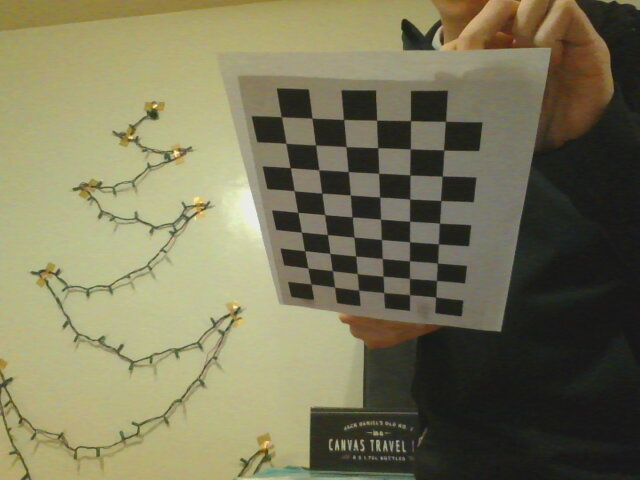
#> input picture Dinamica.de.Robots/Practicas/Practica1/PsocRos/ros-spine-control/src/opencv_work/scripts/backups/2019-01-21/2019-01-21-210247.jpg, 640 x 480 px
$ python opencv_test.py --image 2019-01-21-210247.jpg   (older library calls are emulated)
#> lines starting #> are read from the running program, lines starting #| are printed output that depends on the picture; after the words box and inside, x2 and y2 are one past the last pixel; in counts of white or black regions, pixels touching at a corner belong together

# import the necessary packages
from imutils.video import VideoStream
from imutils.video import FPS
import argparse
import imutils
import cv2

# construct the argument parser and parse the arguments
ap = argparse.ArgumentParser()
ap.add_argument("-i", "--image", required=True,
                help="path to input image")
args = vars(ap.parse_args())

# load the input image (whose path was supplied via command line
# argument) and display the image to our screen
image = cv2.imread(args["image"])
#> image is the input picture: shape (480, 640, 3); mean B, G, R 89.3, 118.4, 122.1
cv2.imshow("Image", image)
cv2.waitKey(0)

# convert the image to grayscale
gray = cv2.cvtColor(image, cv2.COLOR_BGR2GRAY)
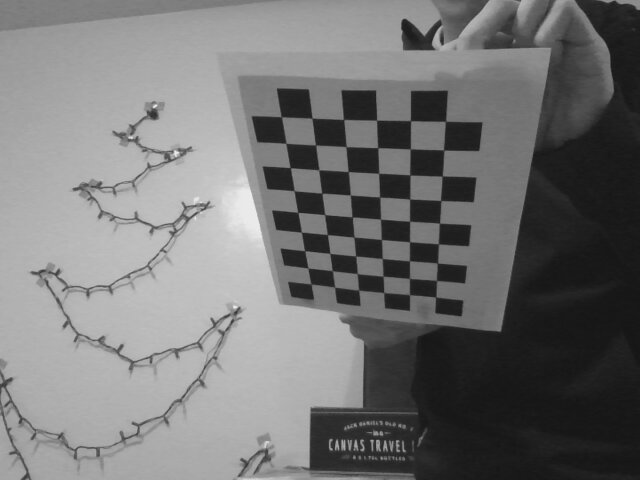
#> gray: shape (480, 640); min 21, max 242, mean 116.2
cv2.imshow("Gray", gray)
cv2.waitKey(0)

# applying edge detection we can find the outlines of objects in
# images
edged = cv2.Canny(gray, 30, 150)
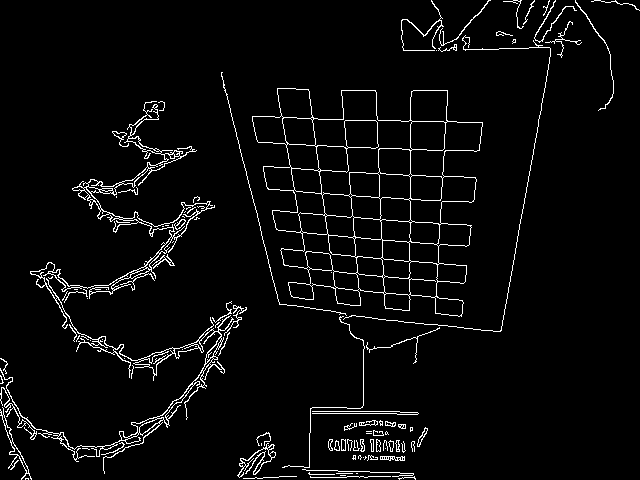
#> edged: shape (480, 640); 4.1% white in thin lines or dots
cv2.imshow("Edged", edged)
cv2.waitKey(0)

# threshold the image by setting all pixel values less than 225
# to 255 (white; foreground) and all pixel values >= 225 to 255
# (black; background), thereby segmenting the image
thresh = cv2.threshold(gray, 225, 255, cv2.THRESH_BINARY_INV)[1]
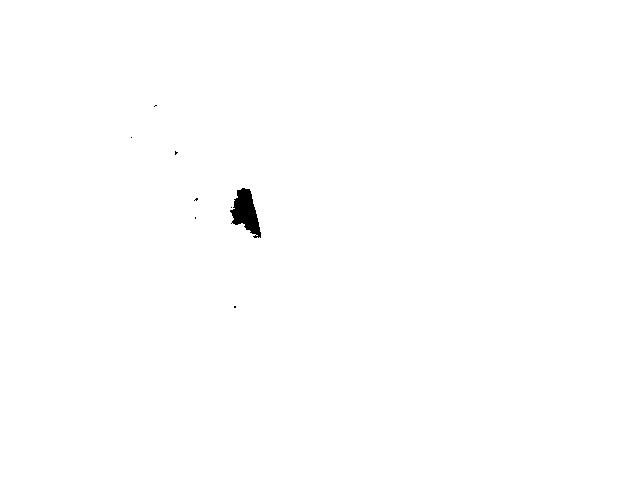
#> thresh: shape (480, 640); 99.7% white; 8 black regions (7 under 20 px)
cv2.imshow("Thresh", thresh)
cv2.waitKey(0)

# find contours (i.e., outlines) of the foreground objects in the
# thresholded image
cnts = cv2.findContours(thresh.copy(), cv2.RETR_EXTERNAL,
                        cv2.CHAIN_APPROX_SIMPLE)
#> cnts = 1 contour; box (x1, y1, x2, y2) and area: (0, 0, 640, 480) 306081
cnts = cnts[0] if imutils.is_cv2() else cnts[1]
#> cnts = [[[0, 0], [0, 479], [639, 479], [639, 0]]]
output = image.copy()

# loop over the contours
for c in cnts:
    # draw each contour on the output image with a 3px thick purple
    # outline, then display the output contours one at a time
    cv2.drawContours(output, [c], -1, (240, 0, 159), 3)
    cv2.imshow("Contours", output)
    cv2.waitKey(0)
#> this loop made 1 pass
#> c on pass 1: [[0, 0], [0, 479], [639, 479], [639, 0]]
#> pass 1, `cv2.imshow("Contours", output)`:
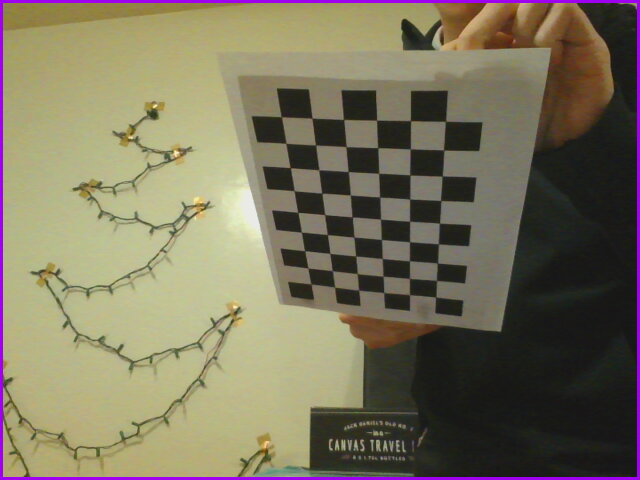
#> window 'Contours': shape (480, 640, 3); mean B, G, R 92.9, 116, 123

# draw the total number of contours found in purple
text = "I found {} objects!".format(len(cnts))
#> text = 'I found 1 objects!'
cv2.putText(output, text, (10, 25), cv2.FONT_HERSHEY_SIMPLEX, 0.7,
            (240, 0, 159), 2)
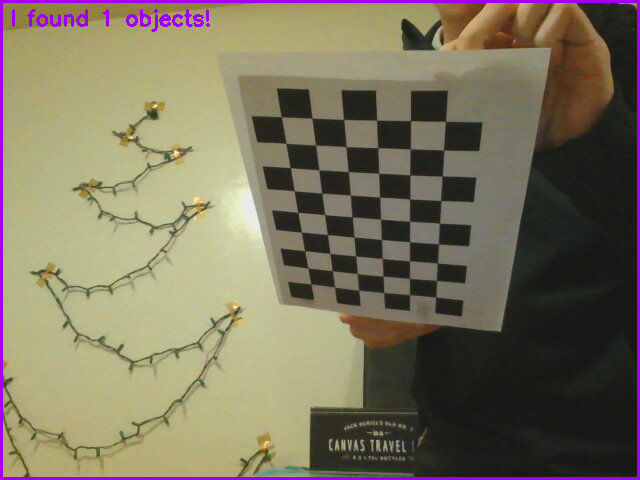
#> output: shape (480, 640, 3); 0.39% of pixels changed, all inside (x1, y1, x2, y2) = (12, 9, 210, 32)
cv2.imshow("Contours", output)
cv2.waitKey(0)

# we apply erosions to reduce the size of foreground objects
mask = thresh.copy()
mask = cv2.erode(mask, None, iterations=5)
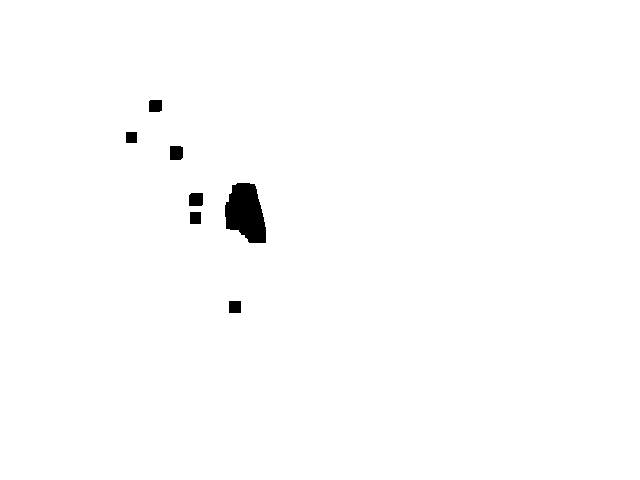
#> mask: shape (480, 640); 99.1% white; 7 black regions, largest, box (x1, y1, x2, y2) and area: (225, 183, 266, 243) 1818, (189, 193, 203, 206) 178, (170, 146, 183, 160) 177
cv2.imshow("Eroded", mask)
cv2.waitKey(0)

$ run again, on Dinamica.de.Robots/Practicas/Practica1/PsocRos/ros-spine-control/src/opencv_work/scripts/backups/2019-01-21/2019-01-21-210300.jpg
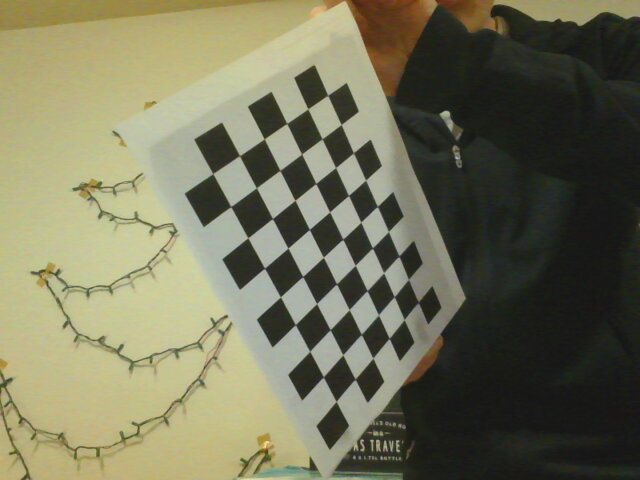
#> input picture Dinamica.de.Robots/Practicas/Practica1/PsocRos/ros-spine-control/src/opencv_work/scripts/backups/2019-01-21/2019-01-21-210300.jpg, 640 x 480 px
#> image is the input picture: shape (480, 640, 3); mean B, G, R 89.7, 115.1, 116.3
#> `edged = cv2.Canny(gray, 30, 150)`:
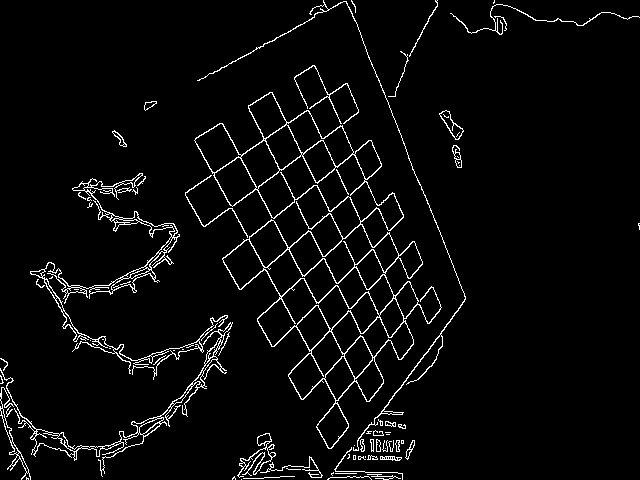
#> edged: shape (480, 640); 4% white in thin lines or dots
#> thresh: shape (480, 640); every value is 255
#> `cnts = cv2.findContours(thresh.copy(), cv2.RETR_EXTERNAL, cv2.CHAIN_AP..`: cnts = 1 contour; box (x1, y1, x2, y2) and area: (0, 0, 640, 480) 306081
#> `cnts = cnts[0] if imutils.is_cv2() else cnts[1]`: cnts = [[[0, 0], [0, 479], [639, 479], [639, 0]]]
#> the loop `for c in cnts:` made 1 pass
#> c on pass 1: [[0, 0], [0, 479], [639, 479], [639, 0]]
#> text = 'I found 1 objects!'
#> `cv2.putText(output, text, (10, 25), cv2.FONT_HERSHEY_SIMPLEX, 0.7, (24..`:
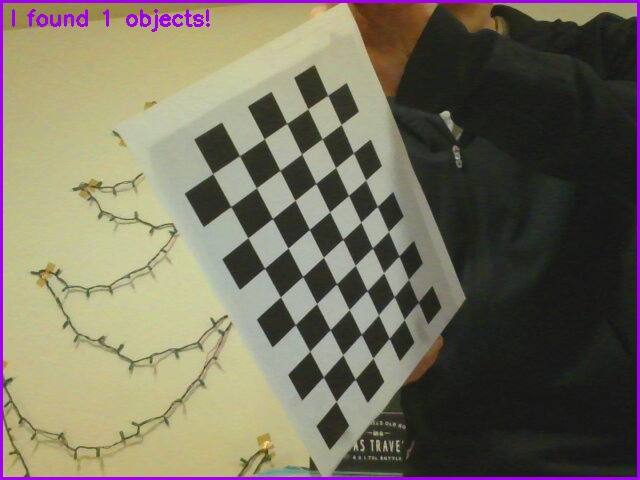
#> output: shape (480, 640, 3); mean B, G, R 93.8, 112, 117

$ run again, on Dinamica.de.Robots/Practicas/Practica1/PsocRos/ros-spine-control/src/opencv_work/scripts/backups/2019-01-21/2019-01-21-210314.jpg
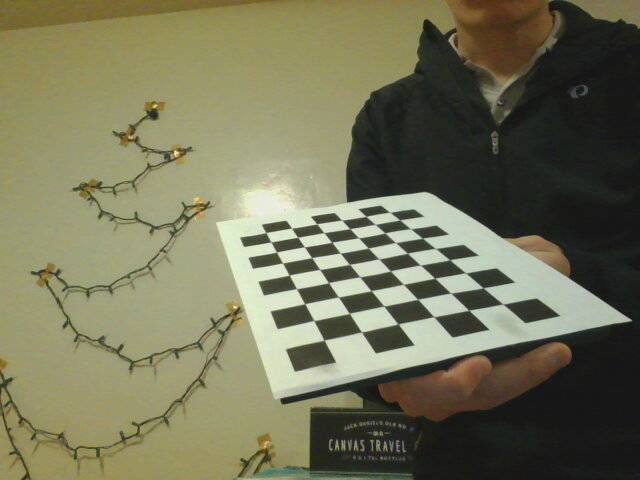
#> input picture Dinamica.de.Robots/Practicas/Practica1/PsocRos/ros-spine-control/src/opencv_work/scripts/backups/2019-01-21/2019-01-21-210314.jpg, 640 x 480 px
#> image is the input picture: shape (480, 640, 3); mean B, G, R 88.4, 115.6, 116.2
#> `edged = cv2.Canny(gray, 30, 150)`:
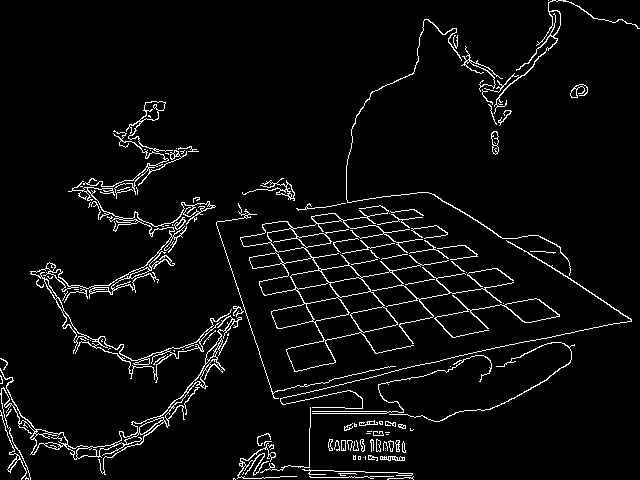
#> edged: shape (480, 640); 4.6% white in thin lines or dots
#> thresh: shape (480, 640); 98.5% white; 161 black regions (154 under 20 px)
#> `cnts = cv2.findContours(thresh.copy(), cv2.RETR_EXTERNAL, cv2.CHAIN_AP..`: cnts = 1 contour; box (x1, y1, x2, y2) and area: (0, 0, 640, 480) 306081
#> `cnts = cnts[0] if imutils.is_cv2() else cnts[1]`: cnts = [[[0, 0], [0, 479], [639, 479], [639, 0]]]
#> the loop `for c in cnts:` made 1 pass
#> c on pass 1: [[0, 0], [0, 479], [639, 479], [639, 0]]
#> text = 'I found 1 objects!'
#> output: shape (480, 640, 3); mean B, G, R 92.9, 113.1, 117.6
#> `mask = cv2.erode(mask, None, iterations=5)`:
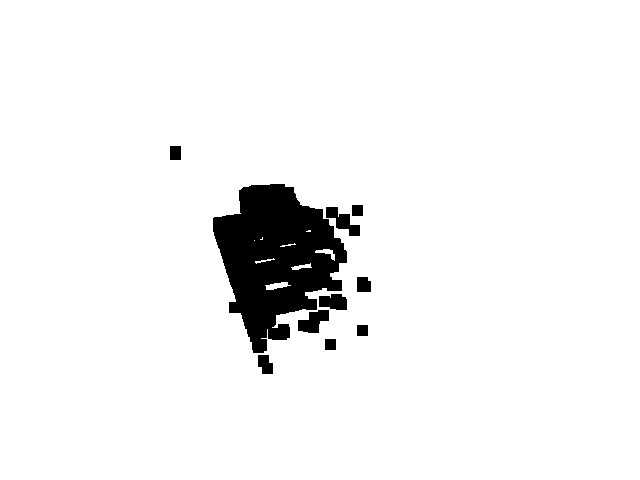
#> mask: shape (480, 640); 94.9% white; 10 black regions, largest, box (x1, y1, x2, y2) and area: (213, 184, 347, 353) 13325, (298, 310, 329, 333) 453, (326, 207, 360, 236) 446
